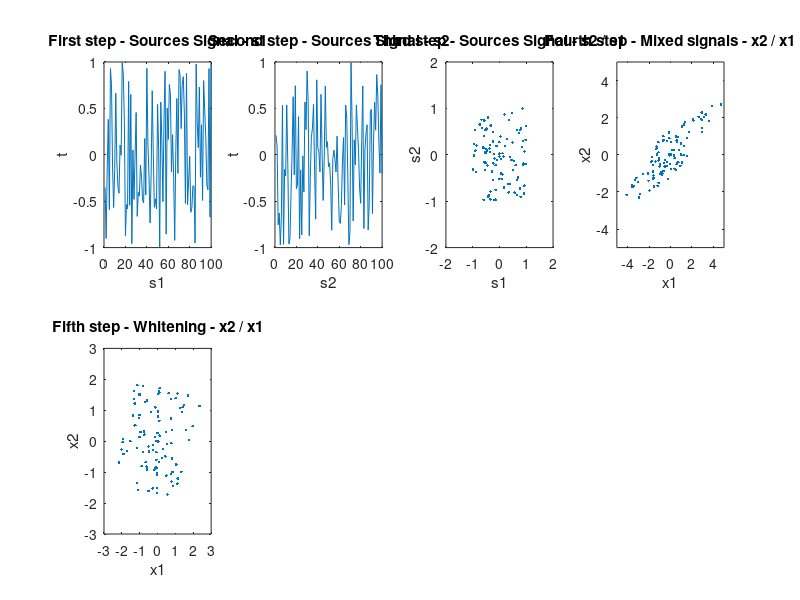

The MATLAB source for this figure: (Note: this script raises an error after producing the figure.)
% Oswaldo Fratini Filho
% ICA study
% Article: Independent Component Analysis: A Tutorial
% Autor: Aapo Hyvrinen and Erkki Oja

clear all
close all

% Create source 1 with uniform distribution
s1 = -1 + 2 * rand(100, 1)';

% Create source 2 with uniform distribution
s2 = -1 + 2 * rand(100, 1)';

t = [1:1:size(s2, 2)];

% create new figure
figure('Name', 'ICA Tutorial', 'NumberTitle', 'off', 'units','normalized','outerposition',[0 0 1 1]) 

% first subplot
subplot(2,4,1);
plot(t, s1, '-');
title('First step - Sources Signal - s1');
xlabel('s1');
ylabel('t');

% Second subplot
subplot(2,4,2);
plot(t, s2, '-');
title('Second step - Sources Signal - s2');
xlabel('s2');
ylabel('t');

% Third subplot
subplot(2,4,3);
plot(s1, s2, '.');
title('Third step - Sources Signal - s2 / s1');
xlabel('s1');
ylabel('s2');
axis([-2 2 -2 2]);

% Create source matrix
s = [s1;s2];

% Create mixing matrix
A = [2, 3; 2, 1];

% Create microfone 1 and 2 signals
x = A*s; 

% Fourth subplot
subplot(2,4,4); 
plot(x(1,:), x(2,:), '.');
title('Fourth step - Mixed signals - x2 / x1');
xlabel('x1');
ylabel('x2');
axis([-5 5 -5 5]);

% Centering
ex = mean(x, 2);
x(:,1) = x(:,1) - ex(1);
x(:,2) = x(:,2) - ex(2);

%Whitening
ce = cov(x');
[E, D] = eig(ce); 
wm = E * D^(-1/2) * E';
xhat = wm * x;
cm = cov(xhat');

% Fifth subplot
subplot(2,4,5); 
plot(xhat(1,:), xhat(2,:), '.');
title('Fifth step - Whitening - x2 / x1')
xlabel('x1');
ylabel('x2');
axis([-3 3 -3 3]);

W = fastica(xhat)

tmp1 = W(:,1)'*xhat;
tmp2 = W(:,2)'*xhat;

% Normalized signals divided by standard deviation 
% Signals potency divided by standard deviation are equal 1 becouse signal
% means equal 0. It isn't true if signals mean is diferent zero.
s1n = s1/std(s1);
s2n = s2/std(s2);
tmp1n = tmp1/std(tmp1);
tmp2n = tmp2/std(tmp2);

% Signals energy
s1ne = sum(abs(s1n).^2);
s2ne = sum(abs(s2n).^2);
tmp1ne = sum(abs(tmp1n).^2);
tmp2ne = sum(abs(tmp2n).^2);

disp(fprintf('Normalized Source 1 Energy = %f', s1ne));
disp(fprintf('Normalized Source 2 Energy = %f', s2ne));
disp(fprintf('Estimated and Normalized Source 1 Energy = %f', tmp1ne));
disp(fprintf('Estimated and Normalized Source 2 Energy = %f', tmp2ne));

W(:,1)' * wm * A / norm(W(:,1)' * wm * A)
W(:,2)' * wm * A / norm(W(:,2)' * wm * A)

if abs(s1ne - tmp1ne) < abs(s1ne - tmp2ne)
    se1n = tmp1n;
    se2n = tmp2n;
else
    se1n = tmp2n;
    se2n = tmp1n;
end

% Sixth subplot
subplot(2,4,6); 
plot(t, se1n, '-r');
hold;
plot(t, s1n, '-b');
title('Sixth step - Estimeted and Normalized Source')
xlabel('t');
ylabel('Normalized S1');

% Seventh subplot
subplot(2,4,7); 
plot(t, se2n, '-r');
hold;
plot(t, s2n, '-b');
title('Seventh step - Estimeted and Normalized Source')
xlabel('t');
ylabel('Normalized S2');
